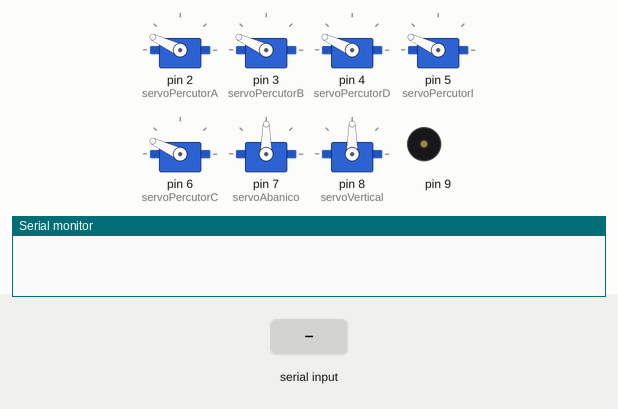
This sketch was run on a simulated Arduino Uno, built with avr-gcc and run on an emulated ATmega328P. On the bench: 7 × servo, buzzer (waves = sounding), the last lines printed to the serial monitor. Inputs (shaded band) come from the test bench.

Above: at 1.7 s.
1.8 s: "<2>" received over Serial
At 2.22 s:
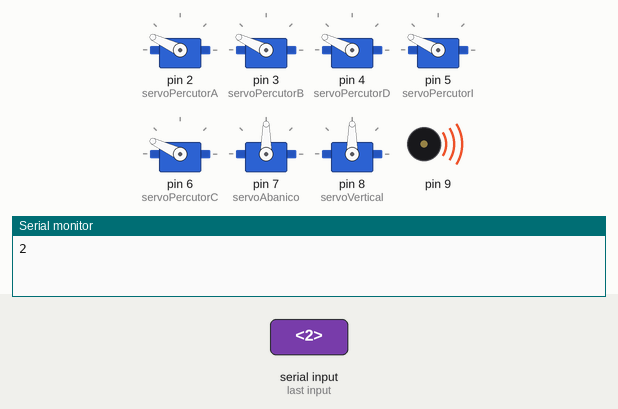
3.7 s: "<90,45,200>" received over Serial
5.2 s: "<90,45>" received over Serial
Timing chart, 0 to 8.2 s (numbered marks = the images above; inputs shaded):
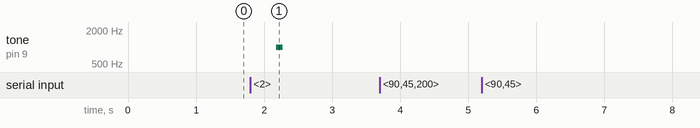

Measured:
- after the input at 1.8 s, tone on pin 9: silent → 1000 Hz after 0.38 s, → silent 0.10 s later

The sketch:

Hardware.ino
```cpp
// Para subir el código desde linux
// ls -l /dev/ttyACM*
// sudo chmod a+rw /dev/ttyACM0

#include <Servo.h>

int funcionLlamada = 0;
float parametroFuncion = 0;

const byte cantidadCaracteres = 32;
char mensaje[cantidadCaracteres];

float tempo = 400;
bool metronomoActivo = true;
int tiempoSonido = 100;
int anguloInicialPercutores = 155;

Servo servoPercutorA;
Servo servoPercutorB;
Servo servoPercutorD;
Servo servoPercutorI;
Servo servoPercutorC;

Servo servoVertical;
Servo servoAbanico;

void setup() {
  pinMode(9, OUTPUT);

  servoPercutorA.attach(2);
  servoPercutorB.attach(3);
  servoPercutorD.attach(4);
  servoPercutorI.attach(5);
  servoPercutorC.attach(6);

  servoAbanico.attach(7);
  servoVertical.attach(8);

  posicionarPercutores(anguloInicialPercutores);

  setMetronomo(0.75);

  Serial.begin(115200);
  Serial.setTimeout(1);
}

void loop() {
  recibirInstruccion();

  if (funcionLlamada == 1) {
    setMetronomo(parametroFuncion);
  }
  else if (funcionLlamada == 2){
    girarSentidoHorario(servoAbanico); //abanicoA
  }
  else if (funcionLlamada == 3){
    girarSentidoAntihorario(servoAbanico); //abanicoB
  }
  else if (funcionLlamada == 4){
    girarSentidoHorario(servoVertical); //verticalD
  }
  else if (funcionLlamada == 5){
    girarSentidoAntihorario(servoVertical); //verticalI
  }
  else if (funcionLlamada == 6){
    usarPercutor(servoPercutorD);
  }
  else if (funcionLlamada == 7){
    usarPercutor(servoPercutorI);
  }
  else if (funcionLlamada == 8){
    usarPercutores(servoPercutorD, servoPercutorI);
  }
  else if (funcionLlamada == 9){
    usarPercutor(servoPercutorA);
  }
  else if (funcionLlamada == 10){
    usarPercutor(servoPercutorB);
  }
  else if (funcionLlamada == 11){
    usarPercutores(servoPercutorA, servoPercutorB);
  }
  else if (funcionLlamada == 12){
    usarPercutor(servoPercutorC);
  }
  else if (funcionLlamada == 13){
    vibrato(parametroFuncion);
  }
  else if (funcionLlamada == 14){
    unsetMetronomo(parametroFuncion);
  }
  else if (funcionLlamada == 15){
    silencio();
  }
  else{
    detenerServos();
  }
  funcionLlamada = 0;
  parametroFuncion = 0;
}

void recibirInstruccion() {
  static boolean recibiendoMensaje = false;
  static byte pos = 0;
  char marcadorInicio = '<';
  char marcadorFinal = '>';
  char caracterRecibido;
  bool recepcionCompleta = false;

  while (Serial.available() > 0 && recepcionCompleta == false) {
    caracterRecibido = Serial.read();

    if (recibiendoMensaje) {
      if (caracterRecibido != marcadorFinal) {
        mensaje[pos] = caracterRecibido;
        pos++;
        if (pos >= cantidadCaracteres) {
          pos = cantidadCaracteres - 1;
        }
      }
      else {
        mensaje[pos] = '\0';
        recibiendoMensaje = false;
        pos = 0;
        recepcionCompleta = true;
        procesarMensaje(mensaje);
      }
    }
    else if (caracterRecibido == marcadorInicio) {
      recibiendoMensaje = true;
    }
  }
}

void procesarMensaje(char mensajeRecibido[]){
  Serial.println(mensajeRecibido);
  char marcadorDeSeparacion = '$';
  String mensajeString = mensajeRecibido;

  for (int i = 0; i < mensajeString.length(); i++){
    char caracter = mensajeRecibido[i];
    if (caracter == marcadorDeSeparacion){
      funcionLlamada = mensajeString.substring(0, i).toInt();
      parametroFuncion = mensajeString.substring(i + 1, mensajeString.length()).toFloat();
      break;
    }
    else{
      funcionLlamada = mensajeString.toInt();
    }
  }
}

void detenerServos() {
  servoAbanico.write(90);
  servoVertical.write(90);
}

void posicionarPercutores(int angulo) {
  servoPercutorA.write(angulo);
  servoPercutorB.write(angulo);
  servoPercutorD.write(angulo);
  servoPercutorI.write(angulo);
  servoPercutorC.write(angulo);
  delay(500);
}

void setMetronomo(float tiempoEntreGolpes) {
  tempo = tiempoEntreGolpes / 2 * 1000;
  metronomoActivo = true;
}

void unsetMetronomo(float tiempoEntreGolpes) {
  tempo = tiempoEntreGolpes / 2 * 1000;
  metronomoActivo = false;
}

void sonarMetronomo() {
  if(metronomoActivo){
    tone(9, 1000);
  }
  delay(tiempoSonido);
  noTone(9);
}

void girarSentidoHorario(Servo servo){
  servo.write(0);

  delay(tempo);

  servo.write(180);
  sonarMetronomo();

  delay(tempo - tiempoSonido);

  servo.write(90);
}

void girarSentidoAntihorario(Servo servo){
  servo.write(180);

  delay(tempo);

  servo.write(0);
  sonarMetronomo();

  delay(tempo - tiempoSonido);

  servo.write(90);
}

void usarPercutor(Servo percutor) {
  int angulo = anguloInicialPercutores;
  int anguloFinal = anguloInicialPercutores - 90;
  while (angulo != anguloFinal) {
    angulo -= 1;
    percutor.write(angulo);
    delay(tempo / 90);
  }

  sonarMetronomo();

  while (angulo != anguloInicialPercutores) {
    angulo += 1;
    percutor.write(angulo);
    delay((tempo - tiempoSonido) / 90);
  }
}

void usarPercutores(Servo primerPercutor, Servo segundoPercutor) {
  int angulo = anguloInicialPercutores;
  int anguloFinal = anguloInicialPercutores - 90;
  while (angulo != anguloFinal) {
    angulo -= 1;
    primerPercutor.write(angulo);
    segundoPercutor.write(angulo);
    delay(tempo / 90);
  }

  sonarMetronomo();

  while (angulo != anguloInicialPercutores) {
    angulo += 1;
    primerPercutor.write(angulo);
    segundoPercutor.write(angulo);
    delay((tempo - tiempoSonido) / 90);
  }
}

void vibrato (int cantidadDeRepeticiones) {
  int i = 0;
  while (i < cantidadDeRepeticiones) {
    girarSentidoHorario(servoVertical);
    girarSentidoAntihorario(servoVertical);
    i += 1;
  }
}

void silencio(){
  delay(2*tempo);
}
```
